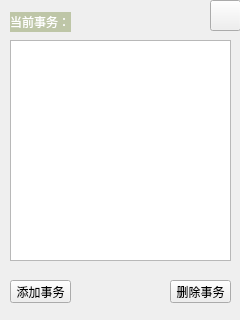
<?xml version="1.0" encoding="UTF-8"?>
<ui version="4.0">
 <class>DayArrangeWidget</class>
 <widget class="QWidget" name="DayArrangeWidget">
  <property name="geometry">
   <rect>
    <x>0</x>
    <y>0</y>
    <width>240</width>
    <height>320</height>
   </rect>
  </property>
  <property name="windowTitle">
   <string>Form</string>
  </property>
  <widget class="QLabel" name="label_2">
   <property name="geometry">
    <rect>
     <x>30</x>
     <y>70</y>
     <width>54</width>
     <height>12</height>
    </rect>
   </property>
   <property name="text">
    <string/>
   </property>
  </widget>
  <widget class="QLabel" name="backgroundLabel">
   <property name="geometry">
    <rect>
     <x>0</x>
     <y>0</y>
     <width>240</width>
     <height>320</height>
    </rect>
   </property>
   <property name="text">
    <string/>
   </property>
  </widget>
  <widget class="QLabel" name="label">
   <property name="geometry">
    <rect>
     <x>10</x>
     <y>12</y>
     <width>61</width>
     <height>20</height>
    </rect>
   </property>
   <property name="styleSheet">
    <string notr="true">background:rgba(100,123,34,90) ;
font: 75 9pt &quot;楷体&quot;;
color: rgb(255, 255, 255);</string>
   </property>
   <property name="text">
    <string>当前事务：</string>
   </property>
  </widget>
  <widget class="QTableView" name="tableView">
   <property name="geometry">
    <rect>
     <x>10</x>
     <y>40</y>
     <width>221</width>
     <height>221</height>
    </rect>
   </property>
  </widget>
  <widget class="QPushButton" name="addPushButton">
   <property name="geometry">
    <rect>
     <x>10</x>
     <y>280</y>
     <width>61</width>
     <height>23</height>
    </rect>
   </property>
   <property name="styleSheet">
    <string notr="true">
font: 75 9pt &quot;楷体&quot;;
</string>
   </property>
   <property name="text">
    <string>添加事务</string>
   </property>
  </widget>
  <widget class="QPushButton" name="deletePushButton">
   <property name="geometry">
    <rect>
     <x>170</x>
     <y>280</y>
     <width>61</width>
     <height>23</height>
    </rect>
   </property>
   <property name="styleSheet">
    <string notr="true">
font: 75 9pt &quot;楷体&quot;;
</string>
   </property>
   <property name="text">
    <string>删除事务</string>
   </property>
  </widget>
  <widget class="QPushButton" name="exitPushButton">
   <property name="geometry">
    <rect>
     <x>210</x>
     <y>0</y>
     <width>31</width>
     <height>31</height>
    </rect>
   </property>
   <property name="styleSheet">
    <string notr="true">background:rgba(0,0,0,0) url(:/img/PLayer_back_24px_1184881_easyicon.net.png) no-repeat 
center</string>
   </property>
   <property name="text">
    <string/>
   </property>
  </widget>
 </widget>
 <resources/>
 <connections/>
</ui>
